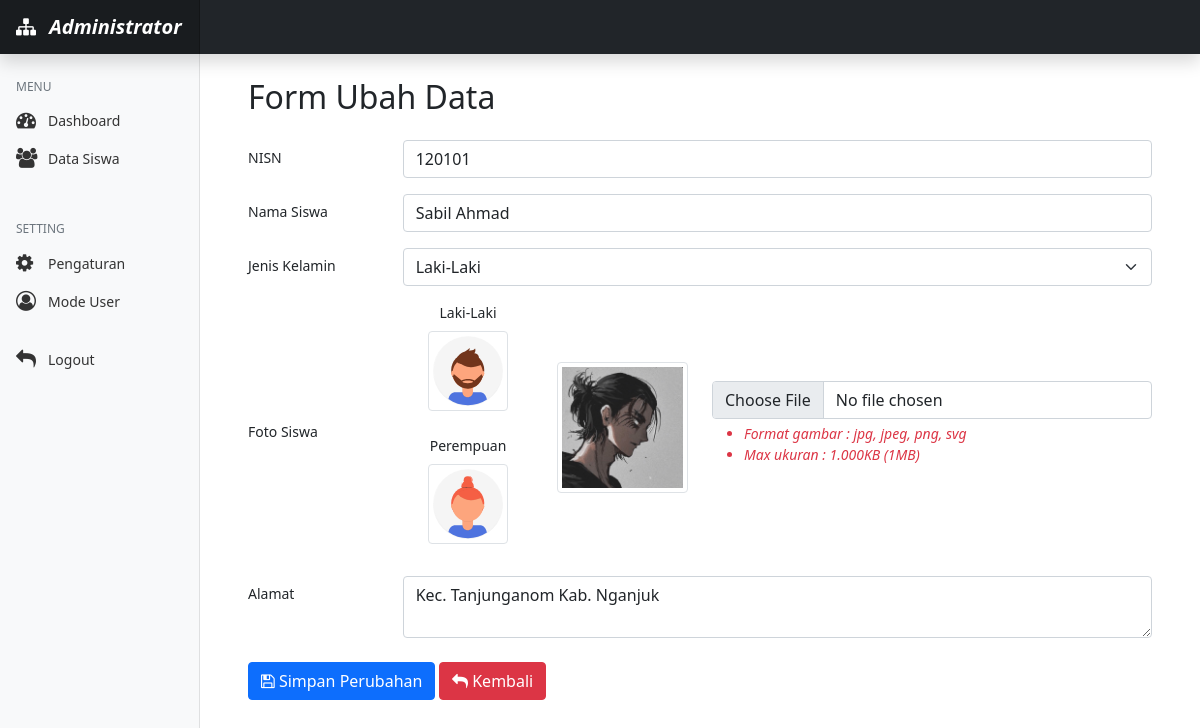
Page /admin/siswa/kelola.php?ubah=35 (signed in) on the committed database.
### tables this page shows
CREATE TABLE `tb_siswa` (
  `id_siswa` int(11) NOT NULL,
  `nisn` varchar(15) NOT NULL,
  `nama_siswa` varchar(150) NOT NULL,
  `jenis_kelamin` varchar(15) NOT NULL,
  `foto_siswa` varchar(50) NOT NULL,
  `alamat` varchar(150) NOT NULL,
  `aksi_id` int(1) NOT NULL
);

### functions.php (called while the page is built, shortened)
<?php
$host = 'localhost';
$user = 'root';
$pass = '';
$db   = 'xii_tkj1_31';
$conn = mysqli_connect($host, $user, $pass, $db);
function query($query)
{
	global $conn;
	$result = mysqli_query($conn, $query);
	$rows = [];
	while ($row = mysqli_fetch_assoc($result)) {
		$rows[] = $row;
	}
	return $rows;
}

### admin/siswa/kelola.php (the view, shortened to what this page needs)
<?php
require_once '../layout/header.php';
require_once '../../functions.php';
$getUbah = (isset($_GET['ubah'])) ? $_GET['ubah'] : '';
if (isset($_GET['ubah'])) {
  $id = intval($_GET['ubah']);
  $siswa = query("SELECT * FROM tb_siswa WHERE id_siswa = $id");
  $head  = "Form Ubah Data";
}
?>
<div class="container mb-4">
  <h2 class="my-4"><?= $head; ?></h2>
  <form action="<?= BASEURL; ?>/proses.php" method="post" enctype="multipart/form-data">
    <?php foreach ($siswa as $row) : ?>
      <div class="mb-3 row">
        <label for="nisn" class="col-sm-4 col-md-2 col-form-label">NISN</label>
        <div class="col-sm-8 col-md-10 input">
          <input type="text" name="nisn" id="nisn" class="form-control" placeholder="Ex: 112233" value="<?= (isset($_COOKIE['pesan'])) ? $_SESSION['nisn'] : $row['nisn']; ?>" autofocus>
        </div>
      </div>
      <div class="mb-3 row">
        <label for="nama" class="col-sm-4 col-md-2 col-form-label">Nama Siswa</label>
        <div class="col-sm-8 col-md-10">
          <input type="text" name="nama" id="nama" class="form-control" placeholder="Ex: Alpha Rector" value="<?= (isset($_COOKIE['pesan'])) ? $_SESSION['nama'] : $row['nama_siswa']; ?>">
        </div>
      </div>
      <div class="mb-3 row">
        <label for="jkel" class="col-sm-4 col-md-2 col-form-label">Jenis Kelamin</label>
        <div class="col-sm-8 col-md-10">
          <?php $jkel = (isset($_SESSION['jkel'])) ? $_SESSION['jkel'] : ''; ?>
          <select class="form-select" name="jkel" id="jkel">
            <option <?= ($row['jenis_kelamin'] == 'Laki-Laki' || $jkel == 'Laki-Laki') ? 'selected' : ''; ?> value="Laki-Laki">Laki-Laki</option>
          </select>
        </div>
      </div>
      <div class="mb-3 row">
        <label for="foto" class="col-sm-4 col-md-2 col-form-label d-flex" style="align-items: center;">Foto Siswa</label>
        <div class="col-sm-8 col-md-2 text-center mb-3">
          <div class="img-boy">
            <span class="d-block mb-2">Laki-Laki</span>
            <img src="<?= BASEURL; ?>/img/boy.svg" class="img-thumbnail mb-4" style="width: 80px;">
          </div>
          <div class="img-girl">
            <span class="d-block mb-2">Perempuan</span>
            <img src="<?= BASEURL; ?>/img/girl.svg" class="img-thumbnail" style="width: 80px;">
          </div>
        </div>
        <div class="col-sm-4 col-md-2 d-flex align-items-center justify-content-center mb-3 mt-2">
          <img src="<?= BASEURL; ?>/img/<?= ($row['foto_siswa'] == '') ? 'default.svg' : $row['foto_siswa']; ?>" class="img-thumbnail img-prev" style="width: 200px;">
        </div>
        <div class="col-sm-8 col-md-6 d-flex flex-column justify-content-center">
          <input class="form-control" type="file" name="foto" id="foto" onchange="previewImg()">
          <ul class="text-danger mt-1">
            <li><cite>Format gambar : jpg, jpeg, png, svg</cite></li>
            <li><cite>Max ukuran : 1.000KB (1MB)</cite></li>
          </ul>
        </div>
      </div>
      <div class="mb-4 row">
        <label for="alamat" class="col-sm-4 col-md-2 col-form-label">Alamat</label>
        <div class="col-sm-8 col-md-10">
          <textarea class="form-control" name="alamat" id="alamat" placeholder="Ex: Kec. Tanjuganom Kab. Nganjuk"><?= (isset($_COOKIE['pesan'])) ? $_SESSION['alamat'] :  $row['alamat']; ?></textarea>
        </div>
      </div>
    <?php endforeach; ?>
    <button type="submit" name="<?= ($getUbah) ? 'ubah' : 'tambah'; ?>" class="btn btn-primary">
      <i class="fa fa-floppy-o"></i>
      <?= ($getUbah) ? 'Simpan Perubahan' : 'Tambahkan'; ?>
    </button>
    <a href="<?= BASEURL; ?>/admin/siswa/index.php" class="btn btn-danger">
      <i class="fa fa-reply"></i>
      Kembali
    </a>
  </form>
</div>
<?php require_once '../layout/footer.php'; ?>

### css/admin.css (style rules this page uses)
body { font-size: 0.875rem; }

### rows in the picture
tb_siswa: nisn "120101", nama "Sabil Ahmad", jkel "Laki-Laki", foto_siswa (picture), alamat "Kec. Tanjunganom Kab. Nganjuk"

### other values in the picture
$head "Form Ubah Data"
